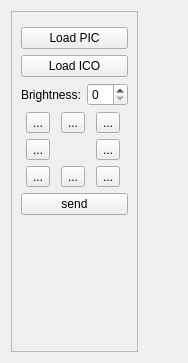
<?xml version="1.0" encoding="UTF-8"?>
<ui version="4.0">
 <class>MainBox</class>
 <widget class="QWidget" name="MainBox">
  <property name="geometry">
   <rect>
    <x>0</x>
    <y>0</y>
    <width>188</width>
    <height>363</height>
   </rect>
  </property>
  <property name="windowTitle">
   <string>Dialog</string>
  </property>
  <layout class="QHBoxLayout" name="horizontalLayout">
   <item>
    <widget class="QFrame" name="frame">
     <property name="sizePolicy">
      <sizepolicy hsizetype="Fixed" vsizetype="Preferred">
       <horstretch>0</horstretch>
       <verstretch>0</verstretch>
      </sizepolicy>
     </property>
     <property name="frameShape">
      <enum>QFrame::StyledPanel</enum>
     </property>
     <property name="frameShadow">
      <enum>QFrame::Raised</enum>
     </property>
     <layout class="QVBoxLayout" name="verticalLayout">
      <item>
       <widget class="SerialBox5_fix_baudrate" name="serial_widget" native="true"/>
      </item>
      <item>
       <widget class="QPushButton" name="btn_load_pic">
        <property name="text">
         <string>Load PIC</string>
        </property>
       </widget>
      </item>
      <item>
       <widget class="QPushButton" name="btn_load_ico">
        <property name="text">
         <string>Load ICO</string>
        </property>
       </widget>
      </item>
      <item>
       <layout class="QHBoxLayout" name="horizontalLayout_2">
        <item>
         <widget class="QLabel" name="label">
          <property name="text">
           <string>Brightness:</string>
          </property>
         </widget>
        </item>
        <item>
         <widget class="QSpinBox" name="sb_brightness"/>
        </item>
       </layout>
      </item>
      <item>
       <layout class="QGridLayout" name="gridLayout">
        <item row="0" column="0">
         <widget class="QToolButton" name="btn_ul">
          <property name="text">
           <string>...</string>
          </property>
          <property name="icon">
           <iconset resource="../../../arrows/arrows.qrc">
            <normaloff>:/arrows/up_left.png</normaloff>:/arrows/up_left.png</iconset>
          </property>
         </widget>
        </item>
        <item row="1" column="0">
         <widget class="QToolButton" name="btn_l">
          <property name="text">
           <string>...</string>
          </property>
          <property name="icon">
           <iconset resource="../../../arrows/arrows.qrc">
            <normaloff>:/arrows/left.png</normaloff>:/arrows/left.png</iconset>
          </property>
         </widget>
        </item>
        <item row="0" column="1">
         <widget class="QToolButton" name="btn_u">
          <property name="text">
           <string>...</string>
          </property>
          <property name="icon">
           <iconset resource="../../../arrows/arrows.qrc">
            <normaloff>:/arrows/up.png</normaloff>:/arrows/up.png</iconset>
          </property>
         </widget>
        </item>
        <item row="0" column="2">
         <widget class="QToolButton" name="btn_ur">
          <property name="text">
           <string>...</string>
          </property>
          <property name="icon">
           <iconset resource="../../../arrows/arrows.qrc">
            <normaloff>:/arrows/up_right.png</normaloff>:/arrows/up_right.png</iconset>
          </property>
         </widget>
        </item>
        <item row="2" column="1">
         <widget class="QToolButton" name="btn_d">
          <property name="text">
           <string>...</string>
          </property>
          <property name="icon">
           <iconset resource="../../../arrows/arrows.qrc">
            <normaloff>:/arrows/down.png</normaloff>:/arrows/down.png</iconset>
          </property>
         </widget>
        </item>
        <item row="1" column="2">
         <widget class="QToolButton" name="btn_r">
          <property name="text">
           <string>...</string>
          </property>
          <property name="icon">
           <iconset resource="../../../arrows/arrows.qrc">
            <normaloff>:/arrows/right.png</normaloff>:/arrows/right.png</iconset>
          </property>
         </widget>
        </item>
        <item row="2" column="0">
         <widget class="QToolButton" name="btn_dl">
          <property name="text">
           <string>...</string>
          </property>
          <property name="icon">
           <iconset resource="../../../arrows/arrows.qrc">
            <normaloff>:/arrows/down_left.png</normaloff>:/arrows/down_left.png</iconset>
          </property>
         </widget>
        </item>
        <item row="2" column="2">
         <widget class="QToolButton" name="btn_dr">
          <property name="text">
           <string>...</string>
          </property>
          <property name="icon">
           <iconset resource="../../../arrows/arrows.qrc">
            <normaloff>:/arrows/down_right.png</normaloff>:/arrows/down_right.png</iconset>
          </property>
         </widget>
        </item>
       </layout>
      </item>
      <item>
       <widget class="QPushButton" name="btn_send_test_data">
        <property name="text">
         <string>send</string>
        </property>
       </widget>
      </item>
      <item>
       <spacer name="verticalSpacer">
        <property name="orientation">
         <enum>Qt::Vertical</enum>
        </property>
        <property name="sizeHint" stdset="0">
         <size>
          <width>20</width>
          <height>40</height>
         </size>
        </property>
       </spacer>
      </item>
     </layout>
    </widget>
   </item>
   <item>
    <widget class="RGB_display" name="rgb_display" native="true"/>
   </item>
  </layout>
 </widget>
 <customwidgets>
  <customwidget>
   <class>SerialBox5_fix_baudrate</class>
   <extends>QWidget</extends>
   <header>serialbox5_fix_baudrate.hpp</header>
   <container>1</container>
  </customwidget>
  <customwidget>
   <class>RGB_display</class>
   <extends>QWidget</extends>
   <header>rgb_display.hpp</header>
   <container>1</container>
  </customwidget>
 </customwidgets>
 <tabstops>
  <tabstop>sb_brightness</tabstop>
  <tabstop>btn_ul</tabstop>
  <tabstop>btn_u</tabstop>
  <tabstop>btn_ur</tabstop>
  <tabstop>btn_l</tabstop>
  <tabstop>btn_r</tabstop>
  <tabstop>btn_dl</tabstop>
  <tabstop>btn_d</tabstop>
  <tabstop>btn_dr</tabstop>
 </tabstops>
 <resources>
  <include location="../../../arrows/arrows.qrc"/>
 </resources>
 <connections/>
</ui>
